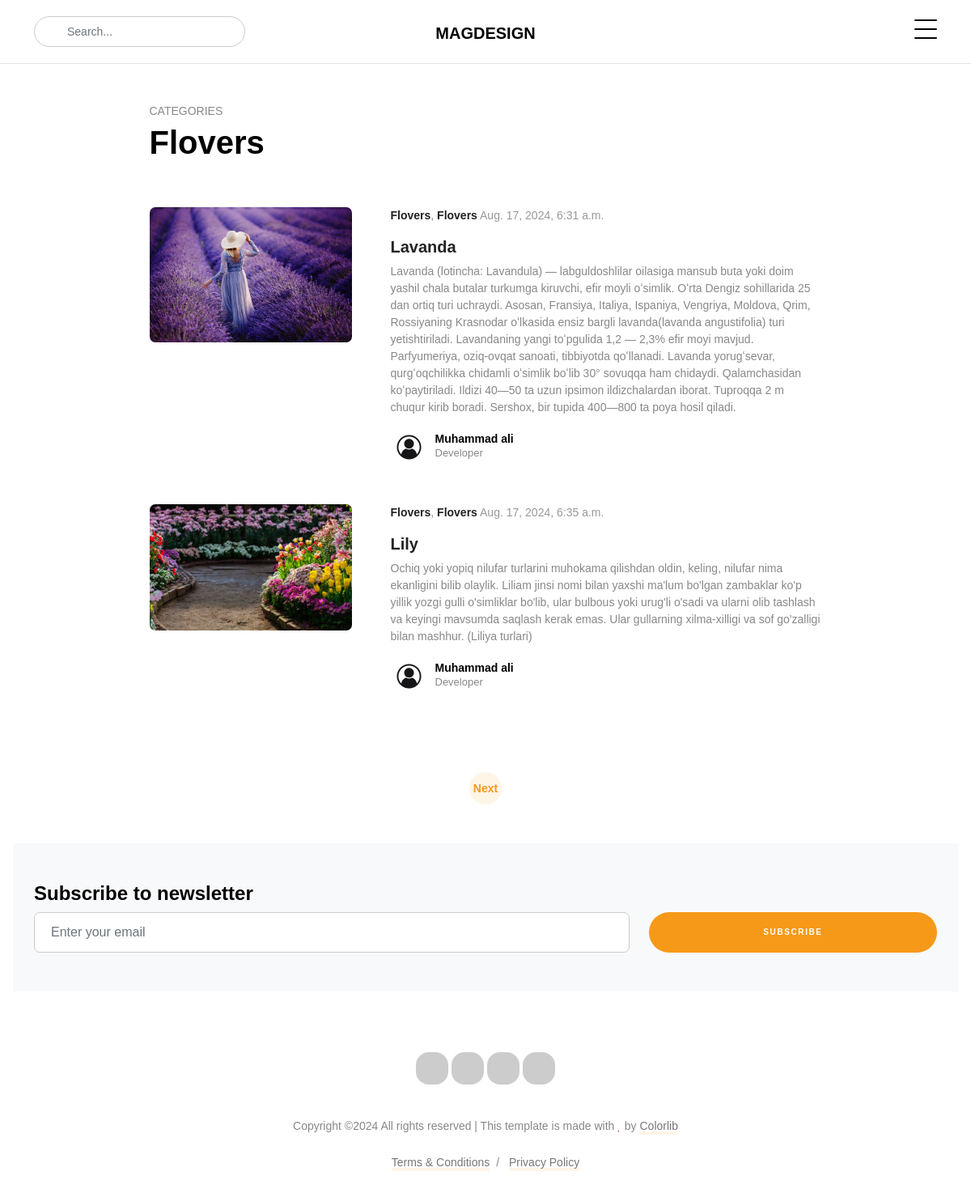
The page /search/categories/?cat=Flovers on the database its author committed.
### index/models.py (models this page shows, shortened)
class Article(models.Model):
    title = models.CharField(max_length=160)
    description = models.TextField()
    category = models.CharField(max_length=100)
    author_full_name = models.CharField(max_length=100)
    author_image = models.ImageField(upload_to="images_author/")
    author_job = models.CharField(max_length=100)
    image = models.ImageField(upload_to="images/")
    create_date = models.DateTimeField(auto_now_add=True)

### index/views.py (the view)
# urls.py: path('categories/', include("index.urls")),
def categories(request):
    cat = request.GET.get("cat")
    articles = Article.objects.filter(category=cat)
    all_categories = list(set(Article.objects.values_list('category', flat=True)))
    page = request.GET.get("page")
    paginator = Paginator(articles, 2)
    article_page = paginator.get_page(page)
    context = {
        "articles": articles,
        "cat": cat,
        "all_categories": all_categories,
        "article_page": article_page,
        "page": page
    }
    return render(request, "categories.html", context=context)

### template/categories.html (shortened to what this page needs)
<!doctype html>
{% load static %}
<html lang="en">
<head>
    <link rel="stylesheet" href="{% static 'fonts/icomoon/style.css'%}">
    <link rel="stylesheet" href="{% static 'fonts/flaticon/font/flaticon.css'%}">
    <link rel="stylesheet" href="{% static 'css/tiny-slider.css'%}">
    <link rel="stylesheet" href="{% static 'css/glightbox.min.css'%}">
    <link rel="stylesheet" href="{% static 'css/aos.css'%}">
    <link rel="stylesheet" href="{% static 'css/style.css'%}">
</head>
<body>
<nav class="site-nav">
    <div class="container">
        <div class="site-navigation">
            <div class="row">
                <div class="col-md-6 text-center order-1 order-md-2 mb-3 mb-md-0">
                    <a href="{% url 'home' %}" class="logo m-0 text-uppercase">MagDesign</a>
                </div>
                <div class="col-md-3 order-3 order-md-1">
                    <form action="{% url 'categories' %}" class="search-form">
                        <span class="icon-search2"></span>
                        <input type="search" class="form-control" placeholder="Search...">
                    </form>
                </div>
                <div class="col-md-3 text-end order-2 order-md-3 mb-3 mb-md-0">
                    <div class="d-flex">
                        <ul class="list-unstyled social me-auto">
                            <li><a href="{% url 'categories' %}"><span class="icon-twitter"></span></a></li>
                            <li><a href="{% url 'categories' %}"><span class="icon-facebook"></span></a></li>
                            <li><a href="{% url 'categories' %}"><span class="icon-instagram"></span></a></li>
                        </ul>
                        <a
                           class="burger ms-auto float-end site-menu-toggle js-menu-toggle d-inline-block"
                           data-toggle="collapse" data-target="#main-navbar">
                            <span></span>
                        </a>
                    </div>
                </div>
            </div>
        </div>
    </div>
</nav>
<div class="section pt-5 pb-0">
    <div class="container">
        <div class="row mb-5 justify-content-center">
            <div class="col-lg-9">
                <span class="fw-normal text-uppercase d-block mb-1">Categories</span>
                <h2 class="heading">{{cat}}</h2>
            </div>
        </div>
        <div class="row justify-content-center">
            {% for article in article_page %}
            <div class="col-lg-9">
                <div class="post-entry d-md-flex small-horizontal mb-5">
                    <div class="me-md-5 thumbnail mb-3 mb-md-0">
                        <img src="{{ article.image.url }}" alt="Image" class="img-fluid">
                    </div>
                    <div class="content">
                        <div class="post-meta mb-3">
                            <a href="{% url 'categories' %}" class="category">{{ article.category }}</a>, <a href="{% url 'categories' %}"
                                                                                         class="category">{{ article.category }}</a>
                            <span class="date">{{ article.create_date }}</span>
                        </div>
                        <h2 class="heading"><a>{{ article.title }}</a></h2>
                        <p>{{ article.description }}</p>
                        <a href="{% url 'categories' %}" class="post-author d-flex align-items-center">
                            <div class="author-pic">
                                <img src="{{ article.author_image.url }}" alt="Image">
                            </div>
                            <div class="text">
                                <strong>{{ article.author_full_name }}</strong>
                                <span>{{ article.author_job }}</span>
                            </div>
                        </a>
                    </div>
                </div>
            </div>
            {% endfor %}
        </div>
        <div class="row align-items-center justify-content-center py-5">
            <div class="col-lg-6 text-center">
                <div class="custom-pagination">
                    {% if article_page.has_next %}
                        <a href="?cat={{cat}}&page={{article_page.next_page_number}}">Next</a>
                    {% endif %}
                </div>
            </div>
        </div>
    </div>
</div>
<div class="py-5 bg-light mx-md-3 sec-subscribe">
    <div class="container">
        <div class="row">
            <div class="col-lg-12">
                <h2 class="h4 fw-bold">Subscribe to newsletter</h2>
            </div>
        </div>
        <form href=
        "https://preview.colorlib.com/theme/magdesign/action" class="row">
        <div class="col-md-8">
            <div class="mb-3 mb-md-0">
                <input type="email" class="form-control" placeholder="Enter your email">
            </div>
        </div>
        <div class="col-md-4 d-grid">
            <input type="submit" class="btn btn-primary" value="Subscribe">
        </div>
        </form>
    </div>
</div>
<div class="site-footer">
    <div class="container">
        <div class="row justify-content-center copyright">
            <div class="col-lg-7 text-center">
                <div class="widget">
                    <ul class="social list-unstyled">
                        <li><a href="{% url 'categories' %}"><span class="icon-facebook"></span></a></li>
                        <li><a href="{% url 'categories' %}"><span class="icon-twitter"></span></a></li>
                        <li><a href="{% url 'categories' %}"><span class="icon-linkedin"></span></a></li>
                        <li><a href="{% url 'categories' %}"><span class="icon-youtube-play"></span></a></li>
                    </ul>
                </div>
                <div class="widget">
                    <p>Copyright &copy;<script>document.write(new Date().getFullYear());</script>
                        All rights reserved | This template is made with <i class="icon-heart text-danger"
                                                                            aria-hidden="true"></i> by <a
                                href="https://colorlib.com" target="_blank" rel="nofollow noopener">Colorlib</a>
                    </p>
                    <div class="d-block">
                        <a href="{% url 'categories' %}" class="m-2">Terms &amp; Conditions</a>/
                        <a href="{% url 'categories' %}" class="m-2">Privacy Policy</a>
                    </div>
                </div>
            </div>
        </div>
    </div>
</body>
</html>

### rows shown on the page
Article: image (picture), category "Flovers", create_date "Aug. 17, 2024, 6:31 a.m.", title "Lavanda", description "Lavanda (lotincha: Lavandula) — labguldoshlilar oilasiga mansub buta yoki doim yashil chala butalar turkumga kiruvchi, efir moyli oʻsimlik. Oʻrta Dengiz sohillarida 25 dan ortiq turi uchraydi. Asosan, Fransiya, Italiya, Ispaniya, Vengriya, Moldova, Qrim, Rossiyaning Krasnodar oʻlkasida ensiz bargli lavanda(lavanda angustifolia) turi yetishtiriladi. Lavandaning yangi toʻpgulida 1,2 — 2,3% efir moyi mavjud. Parfyumeriya, oziq-ovqat sanoati, tibbiyotda qoʻllanadi. Lavanda yorugʻsevar, qurgʻoqchilikka chidamli oʻsimlik boʻlib 30° sovuqqa ham chidaydi. Qalamchasidan koʻpaytiriladi. Ildizi 40—50 ta uzun ipsimon ildizchalardan iborat. Tuproqqa 2 m chuqur kirib boradi. Sershox, bir tupida 400—800…", author_image (picture), author_full_name "Muhammad ali", author_job "Developer"
Article: image (picture), category "Flovers", create_date "Aug. 17, 2024, 6:35 a.m.", title "Lily", description "Ochiq yoki yopiq nilufar turlarini muhokama qilishdan oldin, keling, nilufar nima ekanligini bilib olaylik. Liliam jinsi nomi bilan yaxshi ma'lum bo'lgan zambaklar ko'p yillik yozgi gulli o'simliklar bo'lib, ular bulbous yoki urug'li o'sadi va ularni olib tashlash va keyingi mavsumda saqlash kerak emas. Ular gullarning xilma-xilligi va sof go'zalligi bilan mashhur. (Liliya turlari)", author_image (picture), author_full_name "Muhammad ali", author_job "Developer"

### other values the page prints
{{ cat }} "Flovers"
